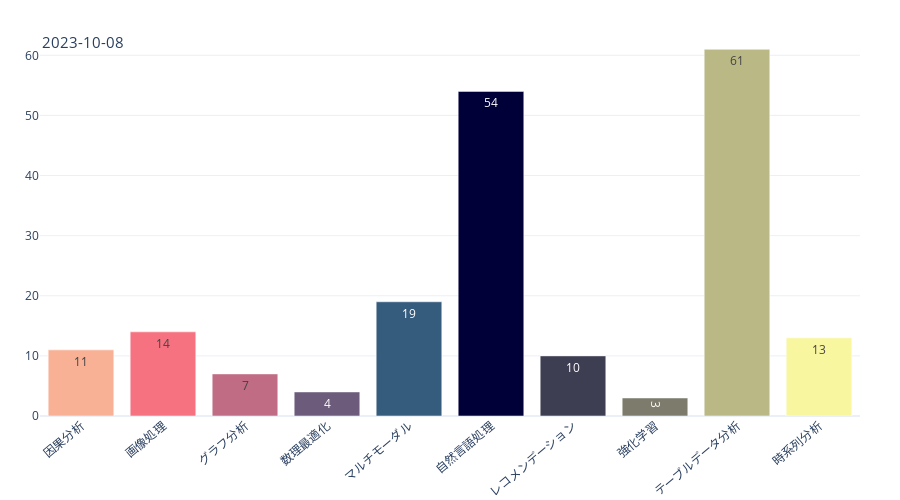

The cell this chart's notebook holds for it:
### Code cell
file_list = [
    '因果分析',
    '画像処理',
    'グラフ分析',
    '数理最適化',
    'マルチモーダル',
    '自然言語処理',
    'レコメンデーション',
    '強化学習',
    'テーブルデータ分析',
    '時系列分析'
    ]

#colors = ['#%02X%02X%02X' % (random.randint(0, 255), random.randint(0, 255), random.randint(0, 255)) for _ in range(len(file_list))]

colors = ['#f8b195','#f67280', '#c06c84', '#6c5b7b', '#355c7d', '#000039', '#3e3e53', '#7c7b6c', '#bab986', '#f8f69f']



fig = go.Figure([go.Bar(
    x=file_list, 
    y=file_count, 
    text=file_count, 
    textposition='auto',
    marker_color=colors
    )])


# グラフのタイトルや軸のラベルを設定
fig.update_layout(
    xaxis_tickangle=-40,
    width=900,    
    height=500,
    margin=dict(l=40, r=40, t=30, b=0),
    template="plotly_white"
)



current_date = datetime.datetime.now().strftime("%Y-%m-%d")

# グラフにアノテーション（テキスト）を追加
fig.add_annotation(
    text=current_date,
    xref="paper", yref="paper",
    x=0, y=1,  # これはアノテーションの位置を指定します
    showarrow=False,
    font=dict(size=15)
)

fig.write_image("/Users/tanakatouma/vscode/data-science-wiki/images/file_count.png")
fig.show(config={"staticPlot": False})

### Figure 1 — Plotly figure (JSON) as saved in the notebook; plotly's stock layout.template omitted (floating-point values rounded to 4 significant figures)
{"data": [{"marker": {"color": ["#f8b195", "#f67280", "#c06c84", "#6c5b7b", "#355c7d", "#000039", "#3e3e53", "#7c7b6c", "#bab986", "#f8f69f"]}, "text": ["11", "14", "7", "4", "19", "54", "10", "3", "61", "13"], "textposition": "auto", "type": "bar", "x": ["因果分析", "画像処理", "グラフ分析", "数理最適化", "マルチモーダル", "自然言語処理", "レコメンデーション", "強化学習", "テーブルデータ分析", "時系列分析"], "y": [11, 14, 7, 4, 19, 54, 10, 3, 61, 13]}], "layout": {"annotations": [{"font": {"size": 15}, "showarrow": false, "text": "2023-10-08", "x": 0, "xref": "paper", "y": 1, "yref": "paper"}], "height": 500, "margin": {"b": 0, "l": 40, "r": 40, "t": 30}, "width": 900, "xaxis": {"tickangle": -40}}}
